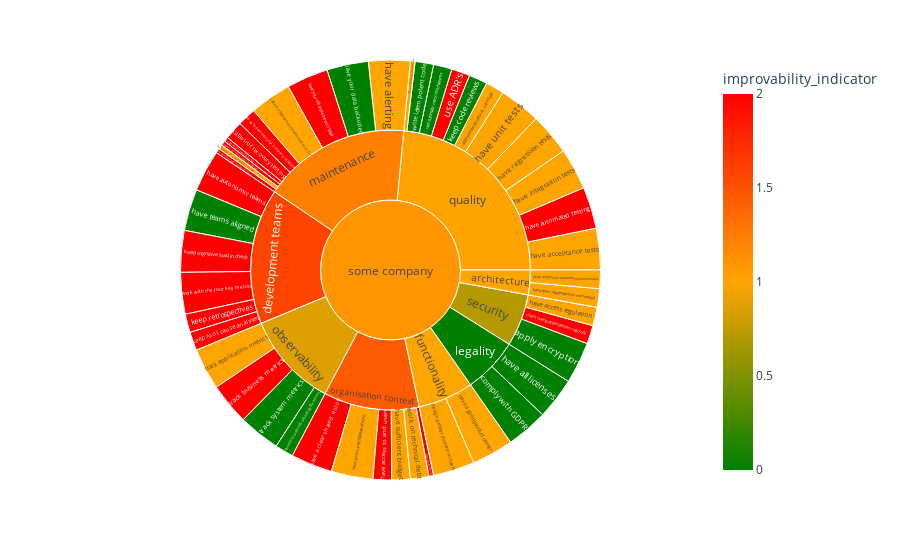

Write notebook code for a chart like this one.
### Markdown cell above
Draw the sunburst diagram. It is meant to visualize the state of the IT ecosystem of the company based on 'gut feeling' ratings (that is why only three values are advised to consider (0, 1 or 2) as improvability indicator). Use this diagram in discussions for prioritizations for example.

### Code cell
fig = px.sunburst(df, path=['IT ecosystem', 'category', 'would_you_like_to_question'], values='must_should_nice_to_have',
                  color='improvability_indicator', color_discrete_map={0:'green', 1:'orange', 2:'red'},
                  color_continuous_scale=[[0, 'green'], [0.5, 'orange'], [1, 'red']])
fig.show()

### Figure 1 — Plotly figure (JSON) as saved in the notebook; plotly's stock layout.template omitted (floating-point values rounded to 4 significant figures)
{"data": [{"branchvalues": "total", "customdata": [[1], [0], [2], [2], [1], [2], [2], [2], [2], [0], [1], [2], [1], [1], [1], [2], [1], [0], [1], [2], [2], [1], [0], [1], [1], [1], [1], [0], [1], [0], [2], [0], [2], [1], [2], [2], [1], [1], [2], [0], [2], [0], [2], [1], [2], [0], [1], [1.591], [1], [0], [1.229], [0.871], [1.452], [1.015], [0.7059], [1.089]], "domain": {"x": [0, 1], "y": [0, 1]}, "hovertemplate": "labels=%{label}<br>must_should_nice_to_have=%{value}<br>parent=%{parent}<br>id=%{id}<br>improvability_indicator=%{color}<extra></extra>", "ids": ["some company/quality/apply automatisation as a principle", "some company/security/apply encryption", "some company/maintenance/be aware of duplications", "some company/maintenance/be aware of your code hotspots", "some company/maintenance/be aware of your testcoverage", "some company/maintenance/be up to date with your 3rd party vendors", "some company/maintenance/catastrof recovery testing", "some company/maintenance/check failed logins regularly", "some company/security/check owasp dependencies regularly", "some company/legality/comply with GDPR", "some company/functionality/design proper domain models", "some company/organisation context/have a clear shared vision", "some company/functionality/have a good product owner", "some company/quality/have acceptance tests", "some company/security/have access regulation", "some company/organisation context/have access to end users", "some company/maintenance/have alerting", "some company/legality/have all licenses", "some company/organisation context/have an accurate datawarehouse", "some company/quality/have automated testing", "some company/development teams/have autonomic teams", "some company/quality/have coding standards", "some company/observability/have easy and centralized log file access", "some company/quality/have integration tests", "some company/quality/have regression tests", "some company/organisation context/have sufficient budget", "some company/architecture/have team dependencies minimized", "some company/development teams/have teams aligned", "some company/quality/have unit tests", "some company/maintenance/have your data backuped", "some company/maintenance/have your infrastructure scripted", "some company/quality/keep code reviews", "some company/development teams/keep cognitive load in check", "some company/architecture/keep component dependencies minimized", "some company/development teams/keep retrospectives", "some company/development teams/keep root cause analyses", "some company/maintenance/software deployment automated (CI/CD)", "some company/observability/track application metrics", "some company/observability/track business metrics", "some company/observability/track system metrics", "some company/quality/use ADR's", "some company/quality/use automatic retry mechanisms", "some company/organisation context/use story telling", "some company/organisation context/work on technical debt", "some company/development teams/work with the four key metrics", "some company/quality/write idem potent code", "some company/architecture", "some company/development teams", "some company/functionality", "some company/legality", "some company/maintenance", "some company/observability", "some company/organisation context", "some company/quality", "some company/security", "some company"], "labels": ["apply automatisation as a principle", "apply encryption", "be aware of duplications", "be aware of your code hotspots", "be aware of your testcoverage", "be up to date with your 3rd party vendors", "catastrof recovery testing", "check failed logins regularly", "check owasp dependencies regularly", "comply with GDPR", "design proper domain models", "have a clear shared vision", "have a good product owner", "have acceptance tests", "have access regulation", "have access to end users", "have alerting", "have all licenses", "have an accurate datawarehouse", "have automated testing", "have autonomic teams", "have coding standards", "have easy and centralized log file access", "have integration tests", "have regression tests", "have sufficient budget", "have team dependencies minimized", "have teams aligned", "have unit tests", "have your data backuped", "have your infrastructure scripted", "keep code reviews", "keep cognitive load in check", "keep component dependencies minimized", "keep retrospectives", "keep root cause analyses", "software deployment automated (CI/CD)", "track application metrics", "track business metrics", "track system metrics", "use ADR's", "use automatic retry mechanisms", "use story telling", "work on technical debt", "work with the four key metrics", "write idem potent code", "architecture", "development teams", "functionality", "legality", "maintenance", "observability", "organisation context", "quality", "security", "some company"], "marker": {"coloraxis": "coloraxis", "colors": [1, 0, 2, 2, 1, 2, 2, 2, 2, 0, 1, 2, 1, 1, 1, 2, 1, 0, 1, 2, 2, 1, 0, 1, 1, 1, 1, 0, 1, 0, 2, 0, 2, 1, 2, 2, 1, 1, 2, 0, 2, 0, 2, 1, 2, 0, 1, 1.591, 1, 0, 1.229, 0.871, 1.452, 1.015, 0.7059, 1.089]}, "name": "", "parents": ["some company/quality", "some company/security", "some company/maintenance", "some company/maintenance", "some company/maintenance", "some company/maintenance", "some company/maintenance", "some company/maintenance", "some company/security", "some company/legality", "some company/functionality", "some company/organisation context", "some company/functionality", "some company/quality", "some company/security", "some company/organisation context", "some company/maintenance", "some company/legality", "some company/organisation context", "some company/quality", "some company/development teams", "some company/quality", "some company/observability", "some company/quality", "some company/quality", "some company/organisation context", "some company/architecture", "some company/development teams", "some company/quality", "some company/maintenance", "some company/maintenance", "some company/quality", "some company/development teams", "some company/architecture", "some company/development teams", "some company/development teams", "some company/maintenance", "some company/observability", "some company/observability", "some company/observability", "some company/quality", "some company/quality", "some company/organisation context", "some company/organisation context", "some company/development teams", "some company/quality", "some company", "some company", "some company", "some company", "some company", "some company", "some company", "some company", "some company", ""], "type": "sunburst", "values": [4, 9, 1, 1, 1, 4, 4, 1, 4, 9, 9, 9, 9, 9, 4, 4, 9, 9, 9, 9, 9, 1, 4, 9, 9, 4, 4, 9, 9, 9, 9, 4, 9, 4, 4, 4, 9, 9, 9, 9, 4, 4, 1, 4, 9, 4, 8, 44, 18, 18, 48, 31, 31, 66, 17, 281]}], "layout": {"coloraxis": {"colorbar": {"title": {"text": "improvability_indicator"}}, "colorscale": [[0, "green"], [0.5, "orange"], [1, "red"]]}, "legend": {"tracegroupgap": 0}, "margin": {"t": 60}}}
